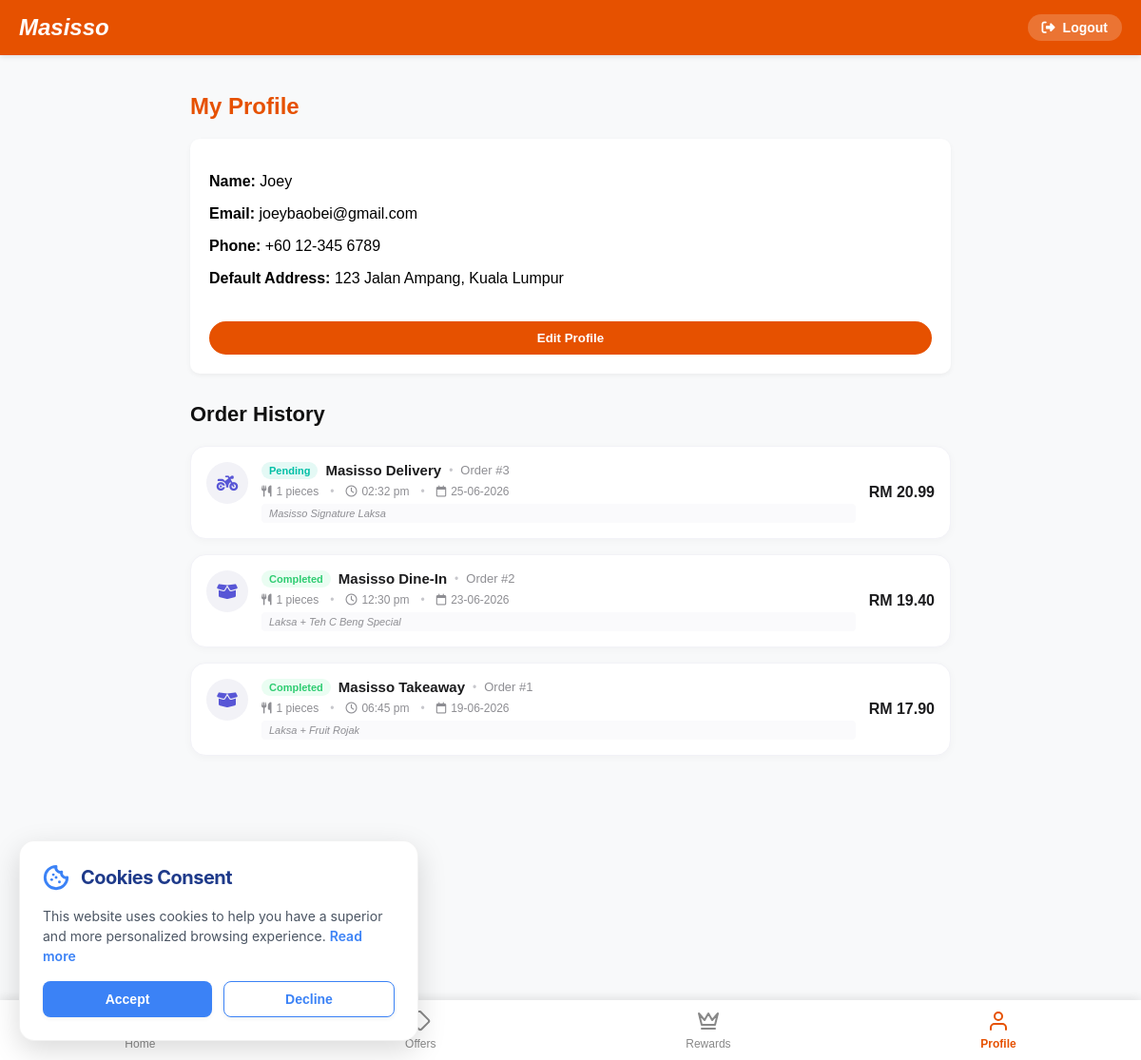
Screenshot of /profile.php (signed in) with the database file from the repository.
### tables this page shows
CREATE TABLE `customer` (
  `user_id` int(11) NOT NULL,
  `name` varchar(100) NOT NULL,
  `username` varchar(100) NOT NULL,
  `phone` varchar(20) DEFAULT NULL,
  `address` text DEFAULT NULL,
  `email` varchar(100) NOT NULL,
  `password` varchar(255) NOT NULL,
  `role` varchar(20) DEFAULT 'Customer',
  `points` int(11) NOT NULL
);

CREATE TABLE `orders` (
  `order_id` int(11) NOT NULL,
  `user_id` int(11) DEFAULT NULL,
  `order_type` varchar(20) NOT NULL,
  `total_price` decimal(10,2) NOT NULL,
  `delivery_fee` decimal(10,2) DEFAULT 0.00,
  `items` text DEFAULT NULL,
  `order_status` varchar(20) DEFAULT 'Pending',
  `order_date` timestamp NOT NULL DEFAULT current_timestamp()
);

### profile.php (the view, shortened to what this page needs)
<?php
include 'db_connect.php';
$is_logged_in = isset($_SESSION['user_id']);
$user = null;
if ($is_logged_in) {
    $user_id = $_SESSION['user_id'];
    $query = "SELECT name, email, phone, address FROM customer WHERE user_id = ?";
    $stmt = $conn->prepare($query);
    $stmt->bind_param("i", $user_id);
    $stmt->execute();
    $result = $stmt->get_result();
    if ($result->num_rows === 1) {
        $user = $result->fetch_assoc();
        $orders_query = "SELECT order_id, order_type, total_price, order_status, order_date, items, delivery_fee FROM orders WHERE user_id = ? ORDER BY order_id DESC";
        $orders_stmt = $conn->prepare($orders_query);
        $orders_stmt->bind_param("i", $user_id);
        $orders_stmt->execute();
        $orders_result = $orders_stmt->get_result();
        $user_orders = [];
        while ($row = $orders_result->fetch_assoc()) {
            $items_arr = json_decode($row['items'], true);
            $total_qty = 0;
            $item_names = [];
            foreach ($items_arr as $item) {
                $qty = isset($item['quantity']) ? intval($item['quantity']) : 1;
                $total_qty += $qty;
                $name = isset($item['name']) ? $item['name'] : 'Unknown Item';
                $item_names[] = $name . ($qty > 1 ? " (x{$qty})" : "");
            }
            $row['total_qty'] = $total_qty;
            $row['items_summary'] = implode(', ', $item_names);
            $timestamp = strtotime($row['order_date']);
            $row['formatted_time'] = date('h:i a', $timestamp);
            $row['formatted_date'] = date('d-m-Y', $timestamp);
            $user_orders[] = $row;
        }
    } else {
        session_destroy();
        $is_logged_in = false;
    }
}
?>
<!DOCTYPE html>
<html lang="en">
<head>
    <link rel="stylesheet" href="style.css?v=8">
    <link rel="stylesheet" href="https://cdnjs.cloudflare.com/ajax/libs/font-awesome/6.4.0/css/all.min.css">
</head>
<body>
    <header class="app-header" style="background-color: #e65100; margin: 0; box-shadow: 0 2px 5px rgba(0,0,0,0.1);">
        <div class="top-brand-row" style="display: flex; justify-content: space-between; align-items: center; padding: 15px 20px;">
            <div class="logo" style="color: white; font-weight: bold; font-size: 24px; font-style: italic; margin: 0; cursor: pointer;" onclick="window.location.href='home.php'">Masisso</div>
            <?php if ($is_logged_in): ?>
            <a href="logout.php" style="color: white; text-decoration: none; font-weight: bold; font-size: 14px; background: rgba(255, 255, 255, 0.2); padding: 6px 15px; border-radius: 20px; display: flex; align-items: center; gap: 8px; transition: background 0.3s;" onmouseover="this.style.background='rgba(255,255,255,0.4)'" onmouseout="this.style.background='rgba(255,255,255,0.2)'">
                <i class="fas fa-sign-out-alt"></i> Logout
            </a>
            <?php endif; ?>
        </div>
    </header>
    <div style="padding: 20px; max-width: 800px; margin: auto;">
        <h2 style="color: var(--primary-orange);">My Profile</h2>
        <?php if ($is_logged_in): ?>
        <div style="background: white; padding: 20px; border-radius: 10px; box-shadow: 0 2px 5px rgba(0,0,0,0.05); margin-bottom: 20px;">
            <div id="profile-view-mode">
                <p><strong>Name:</strong> <span id="display-name"><?php echo htmlspecialchars($user['name']); ?></span></p>
                <p><strong>Email:</strong> <span id="display-email"><?php echo htmlspecialchars($user['email']); ?></span></p>
                <p><strong>Phone:</strong> <span id="display-phone"><?php echo htmlspecialchars($user['phone']); ?></span></p>
                <p><strong>Default Address:</strong> <span id="display-address"><?php echo htmlspecialchars($user['address']); ?></span></p>
                <button class="add-btn solid-btn" onclick="toggleEditProfile()" style="margin-top: 20px;">Edit Profile</button>
            </div>
        </div>
        <div class="orders-container">
            <h3 class="orders-title">Order History</h3>
            <div class="order-list" id="orders-list-wrapper">
                <?php if (empty($user_orders)): ?>
                    <div class="empty-orders-state">
                        <i class="fa-regular fa-folder-open"></i>
                        <p>You have no orders yet.</p>
                    </div>
                <?php else: ?>
                    <?php foreach ($user_orders as $order):
                        $status = strtolower($order['order_status']);
                        $badge_class = 'badge-completed';
                        $status_display = $order['order_status'];
                        if ($status === 'preparing') {
                            $badge_class = 'badge-preparing';
                            $status_display = 'Preparing';
                        } elseif ($status === 'pending') {
                            $badge_class = 'badge-pending';
                            $status_display = 'Pending';
                        }
                        $icon_class = 'fa-motorcycle';
                        if (strtolower($order['order_type']) !== 'delivery') {
                            $icon_class = 'fa-box-open';
                        }
                    ?>
                        <div class="order-card" data-status="<?php echo $status; ?>">
                            <div class="order-icon-wrapper">
                                <i class="fa-solid <?php echo $icon_class; ?>"></i>
                            </div>
                            <div class="order-content">
                                <div class="order-card-header">
                                    <span class="order-status-badge <?php echo $badge_class; ?>">
                                        <?php echo htmlspecialchars($status_display); ?>
                                    </span>
                                    <span class="order-card-title">Masisso <?php echo htmlspecialchars($order['order_type']); ?></span>
                                    <span class="order-dot-separator">•</span>
                                    <span class="order-number">Order #<?php echo htmlspecialchars($order['order_id']); ?></span>
                                </div>
                                <div class="order-meta-info">
                                    <div class="order-meta-item">
                                        <i class="fa-solid fa-utensils"></i>
                                        <span><?php echo intval($order['total_qty']); ?> pieces</span>
                                    </div>
                                    <span class="order-dot-separator">•</span>
                                    <div class="order-meta-item">
                                        <i class="fa-regular fa-clock"></i>
                                        <span><?php echo htmlspecialchars($order['formatted_time']); ?></span>
                                    </div>
                                    <span class="order-dot-separator">•</span>
                                    <div class="order-meta-item">
                                        <i class="fa-regular fa-calendar"></i>
                                        <span><?php echo htmlspecialchars($order['formatted_date']); ?></span>
                                    </div>
                                </div>
                                <?php if (!empty($order['items_summary'])): ?>
                                    <span class="order-items-tooltip"><?php echo htmlspecialchars($order['items_summary']); ?></span>
                                <?php endif; ?>
                            </div>
                            <div class="order-price">
                                RM <?php echo number_format($order['total_price'], 2); ?>
                            </div>
                        </div>
                    <?php endforeach; ?>
                <?php endif; ?>
            </div>
        </div>
        <?php endif; ?>
    </div>
    <nav class="bottom-nav">
        <a href="home.php" class="nav-item-bottom">
            <span>Home</span>
        </a>
        <a href="offers.html" class="nav-item-bottom">
            <svg viewBox="0 0 24 24" fill="none" stroke="currentColor" stroke-width="2" stroke-linecap="round" stroke-linejoin="round"><path d="M20.59 13.41l-7.17 7.17a2 2 0 0 1-2.83 0L2 12V2h10l8.59 8.59a2 2 0 0 1 0 2.82z"></path><line x1="7" y1="7" x2="7.01" y2="7"></line></svg>
            <span>Offers</span>
        </a>
        <a href="rewards.html" class="nav-item-bottom">
            <svg viewBox="0 0 24 24" fill="none" stroke="currentColor" stroke-width="2" stroke-linecap="round" stroke-linejoin="round"><path d="m2 4 3 12h14l3-12-6 7-4-7-4 7-6-7zm3 16h14"></path></svg>
            <span>Rewards</span>
        </a>
        <a href="profile.php" class="nav-item-bottom active">
            <svg viewBox="0 0 24 24" fill="none" stroke="currentColor" stroke-width="2" stroke-linecap="round" stroke-linejoin="round"><path d="M20 21v-2a4 4 0 0 0-4-4H8a4 4 0 0 0-4 4v2"></path><circle cx="12" cy="7" r="4"></circle></svg>
            <span>Profile</span>
        </a>
    </nav>
</body>
</html>

### style.css (style rules this page uses)
:root { --primary-orange: #E65100; --light-orange: #FFF3E0; --bg-color: #F8F9FA; --text-dark: #333; }
html, body { margin: 0; padding: 0; font-family: Arial, sans-serif; background-color: var(--bg-color); padding-bottom: 140px; }
.bottom-nav { position: fixed; bottom: 0; left: 0; width: 100%; background-color: white; display: flex; justify-content: space-around; padding: 10px 0; box-shadow: 0 -2px 10px rgba(0,0,0,0.1); z-index: 1000; }
.nav-item-bottom { text-decoration: none; color: #888; display: flex; flex-direction: column; align-items: center; font-size: 12px; transition: 0.3s; }
.nav-item-bottom svg { width: 24px; height: 24px; margin-bottom: 5px; stroke: #888; transition: 0.3s; }
.nav-item-bottom.active svg, .nav-item-bottom:hover svg { stroke: var(--primary-orange); }
.nav-item-bottom.active, .nav-item-bottom:hover { color: var(--primary-orange); font-weight: bold; }
.add-btn { background: transparent; color: var(--primary-orange); border: 2px solid var(--primary-orange); border-radius: 20px; padding: 8px 20px; cursor: pointer; font-weight: bold; flex-shrink: 0; margin: 0; transition: all 0.3s ease; }
.solid-btn { background: var(--primary-orange); color: white; width: 100%; margin-top: 15px; }
.app-header { position: sticky; top: 0; z-index: 1000; }
.orders-container { margin-top: 30px; background: transparent; padding-bottom: 20px; }
.orders-title { font-size: 22px; font-weight: bold; color: #111; margin: 0 0 20px 0; }
.order-list { display: flex; flex-direction: column; gap: 16px; }
.order-card { background: white; border-radius: 16px; padding: 16px; display: flex; align-items: flex-start; gap: 14px; box-shadow: 0 2px 8px rgba(0,0,0,0.03); position: relative; border: 1px solid #F2F2F7; transition: transform 0.2s, box-shadow 0.2s; box-sizing: border-box; }
.order-icon-wrapper { width: 44px; height: 44px; border-radius: 50%; background: #F2F2F7; display: flex; align-items: center; justify-content: center; color: #5856D6; font-size: 18px; flex-shrink: 0; }
.order-content { flex-grow: 1; }
.order-card-header { display: flex; flex-wrap: wrap; align-items: center; gap: 8px; margin-bottom: 6px; }
.order-status-badge { font-size: 11px; font-weight: 700; padding: 3px 8px; border-radius: 100px; text-transform: capitalize; }
.badge-pending { background: #E4F9F5; color: #00BFA6; }
.badge-completed { background: #EAFDF2; color: #2ECC71; }
.order-card-title { font-size: 15px; font-weight: 700; color: #1C1C1E; }
.order-dot-separator { color: #C7C7CC; font-size: 12px; }
.order-number { font-size: 13px; color: #8E8E93; }
.order-meta-info { display: flex; flex-wrap: wrap; align-items: center; gap: 12px; font-size: 12px; color: #8E8E93; margin-top: 4px; }
.order-meta-item { display: flex; align-items: center; gap: 5px; }
.order-price { font-size: 16px; font-weight: 700; color: #1C1C1E; align-self: center; white-space: nowrap; }
.order-items-tooltip { font-size: 11px; color: #8E8E93; margin-top: 6px; font-style: italic; background: #FAFAFC; padding: 4px 8px; border-radius: 4px; display: block; }

### rows the page displays
customer: name "Joey", email "joeybaobei@gmail.com", phone "+60 12-345 6789", address "123 Jalan Ampang, Kuala Lumpur"
orders: order_status "Pending", order_type "Delivery", order_id "3", total_qty "1", formatted_time "02:32 pm", formatted_date "25-06-2026", items_summary "Masisso Signature Laksa", total_price "20.99"
orders: order_status "Completed", order_type "Dine-In", order_id "2", total_qty "1", formatted_time "12:30 pm", formatted_date "23-06-2026", items_summary "Laksa + Teh C Beng Special", total_price "19.40"
orders: order_status "Completed", order_type "Takeaway", order_id "1", formatted_time "06:45 pm", formatted_date "19-06-2026", items_summary "Laksa + Fruit Rojak", total_price "17.90"
